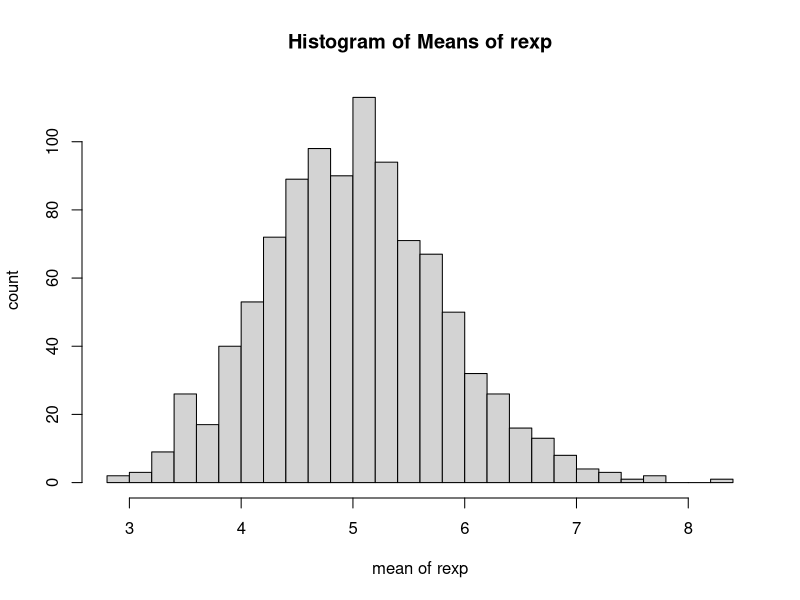
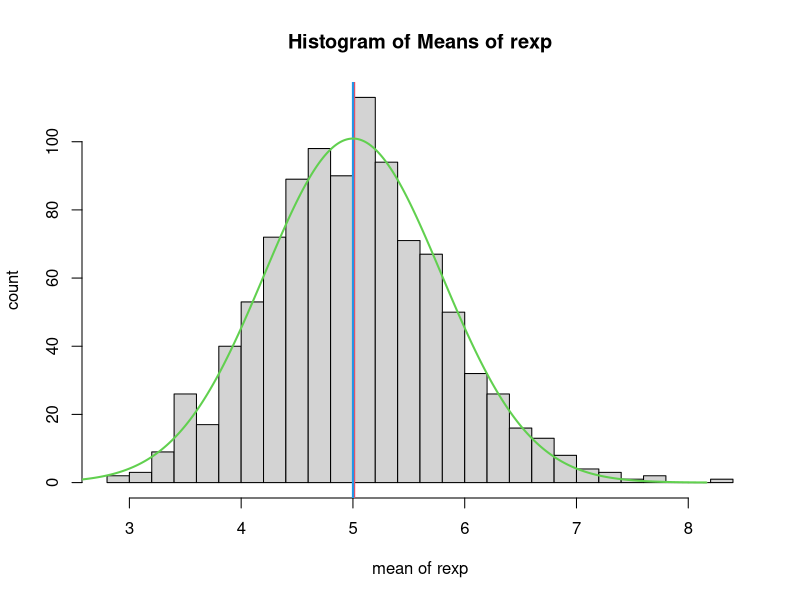

Write R code to recreate these figures, in order.
## ---- chunk 1
## We first fix the value of lambda
lambda <- 0.2

## We create a Null vector called mns
mns <- c()

## For each i, we generate 40 data using exponential distribution with 
## given lambda and calculate the mean of these 40 data and append it 
## to the vector mns. We iterate it for 1000 times to generate a distribution.
for (i in 1:1000) mns <- c(mns, mean(rexp(40,lambda)))

## The mean of the distribution gives the sample mean
samplemean <- mean(mns)

# The theoretical var can be obtained from the exponetial distribution
Tvar <- 1/(lambda^2)/40

## The sample var is
Svar <- var(mns)
## The sample sd is as follows
Ssd <- sqrt(Svar)

## The theoretical sd is 
Tsd <- sqrt(Tvar)
## Now we generate the normal distribution data using theoretical mean and Tsd
## Note that theoretical mean is 1/lambda = 5
xtheo <- seq(1/lambda - 4 *Tsd, 1/lambda + 4 * Tsd, length = 1000)

## general the theoretical normal distribution
ytheo <- dnorm(xtheo, mean = 1/lambda, sd = Tsd)
## Rescale
ytheo <- ytheo*diff(hist(mns, xlab = "mean of rexp", ylab = "count", main = "Histogram of Means of rexp", breaks = 20)$mids[1:2])*length(xtheo)

hist(mns, xlab = "mean of rexp", ylab = "count", main = "Histogram of Means of rexp", breaks = 20)
## illustrate the theoretical sample sd
abline( v = samplemean,  col=2, lwd = 2) 

abline( v = 5 , col=4, lwd = 2) 

## Now we plot normal distributions based on theoretical analysis
lines(xtheo, ytheo, col = 3, lwd = 2) ## theoretical normal
